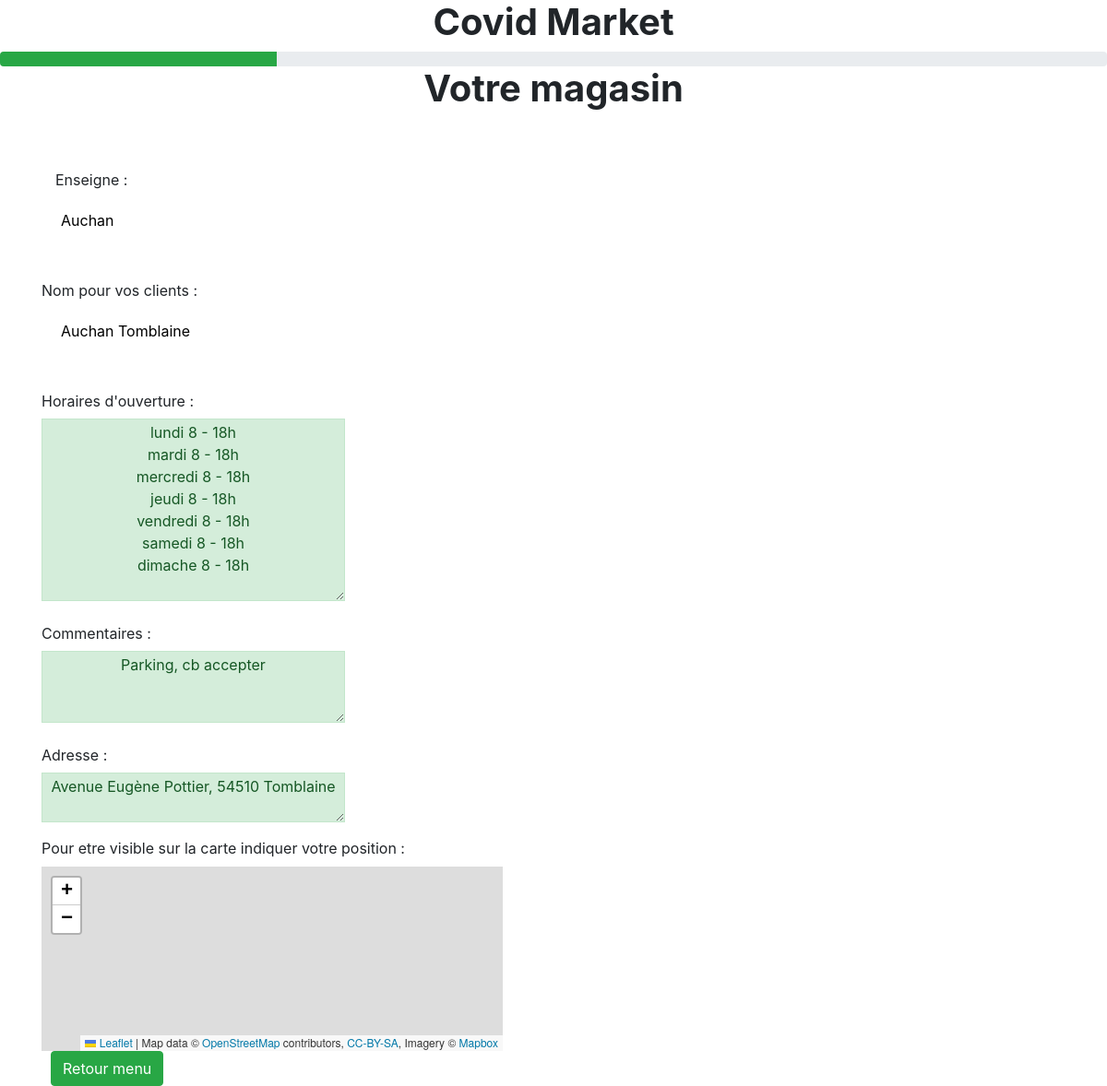
The page /dashboard/form-magasin.php (signed in) on the database as committed earlier.
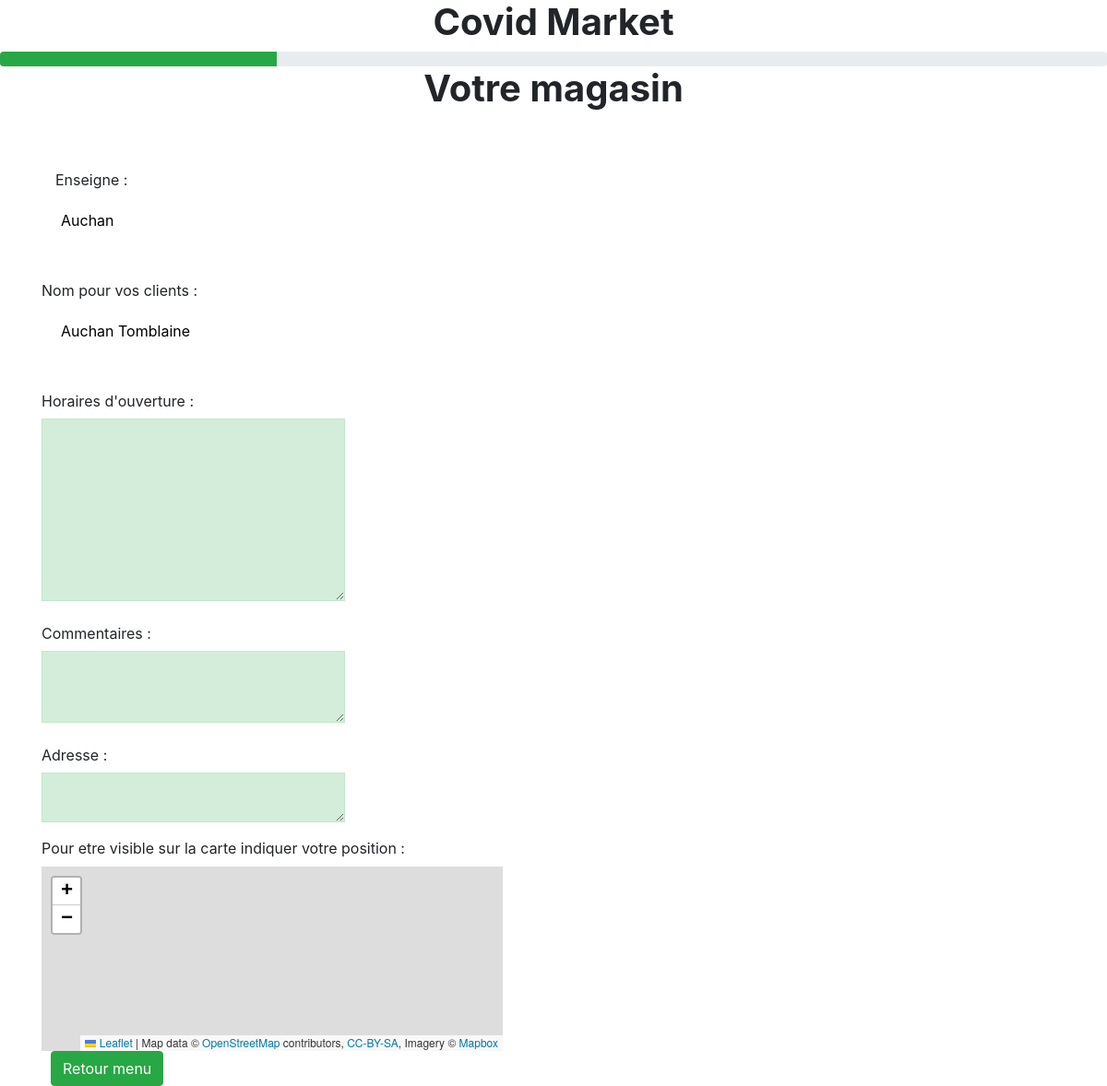
The same page on the database as committed later.
### tables this page shows
CREATE TABLE IF NOT EXISTS `magasin` (
  `id_magasin` int(11) NOT NULL AUTO_INCREMENT,
  `name` varchar(50) NOT NULL,
  `popup_content` varchar(50) DEFAULT NULL,
  `horaire` text,
  `commentaires` text,
  `adresse` varchar(60) DEFAULT NULL,
  `coordinates` varchar(50) DEFAULT NULL,
  `identifiant` varchar(50) NOT NULL,
  `password` varchar(50) NOT NULL,
  PRIMARY KEY (`id_magasin`)
);

### dashboard/form-magasin.php (the view, shortened to what this page needs)
<?php
require './header-dashboard.php';
require './pdo_connexion.php';
$reponse = $bdd->query('SELECT * FROM magasin WHERE id_magasin = \'' . $_SESSION['identifiant'] . '\'');
$magasin = $reponse->fetch(PDO::FETCH_ASSOC);
?>
<div class="container">
<h1 class="title" >Votre magasin</h1>
<div>
<br><br>
 <div>
  <div class="form-row row">
    <div class="col-sm-12  col-xs-12 col-12">
      <div class="form-group row">
        <label for="i1" class="col-xs-12 col-sm-12 col-12 col-form-label">Enseigne : </label>
        <div class="row">
        <div class="col-12">
        <input type="text" id="nom" value="<?php echo $magasin['name']; ?>" class="alert alert-successtext-center"
                        placeholder='Magasin' />
        </div>
      </div>
    </div>
    </div>
    </div>
    <div class="row">
    <div class="form-row">
     <div class="col-sm-12  col-12 col-xs-12">
      <div class="form-group row">
        <label for="i1" class="col-xs-12 col-sm-12  col-12 col-form-label"> Nom pour vos clients : </label>
        <div class="col-12">
        <input type="text" id="popup" value="<?php echo $magasin['popup_content']; ?>" class="alert alert-successtext-center"
                        placeholder='' /><label>
        </div>
      </div>
    </div>
    </div>
    </div>
    <div class="row">
    <div class="form-row">
     <div class="col-xs-12 col-sm-12 ">
      <div class="form-group row">
        <label for="i1" class="col-xs-12 col-sm-12 col-12 col-form-label ">Horaires d'ouverture : </label>
        <div class="col-12">
        <textarea id="horaire" name="textarea" rows="8" class="texty" cols="30" value=""><?php echo $magasin['horaire']; ?></textarea>
        </div>
      </div>
    </div>
    </div>
    </div>
    <div class="row">
  <div class="form-row">
     <div class="col-sm-12  col-12 col-xs-12">
      <div class="form-group row">
        <label for="i1" class="col-xs-12 col-sm-12  col-12 col-form-label ">Commentaires : </label>
        <div class="col-12">
        <textarea id="commentaires" name="textarea" rows="3" class="texty" cols="30"><?php echo $magasin['commentaires']; ?></textarea>
        </div>
      </div>
    </div>
  </div>
  </div>
  <div class="row">
  <div class="form-row">
     <div class="col-sm-12 col-xs-12">
      <div class="form-group row">
        <label for="i1" class="col-xs-12 col-sm-12 col-12 col-form-label ">Adresse : </label>
        <div class="col-12">
        <textarea id="adresse" name="textarea" rows="2" class="texty" cols="30"><?php echo $magasin['adresse']; ?></textarea>
        </div>
      </div>
    </div>
    </div>
    </div>
</div>
    <?php
    require 'map.php';
    ?>
     <a name="" id="form-row" class="btn btn-success" href="./dashboard.php" role="button">Retour menu</a>
  </div>

### dashboard/header-Dashboard.php (shortened to what this page needs)
<html lang="fr">
<head>
    <link rel="stylesheet" href="https://stackpath.bootstrapcdn.com/bootstrap/4.3.1/css/bootstrap.min.css"
>
    <link rel="stylesheet" href="./assets/css/style.css">
    <link rel="stylesheet" href="../assets/css/style.css">
</head>
<header>
    <h1 class="col-12 text-center">
        Covid Market
    </h1>
    <div class="progress">
        <div class="progress-bar bg-success" role="progressbar" style="width: 25%" aria-valuenow="25" aria-valuemin="0" aria-valuemax="100"></div>
    </div>
</header>

### dashboard/map.php (shortened to what this page needs)
<link rel="stylesheet" href="https://unpkg.com/leaflet@1.6.0/dist/leaflet.css"
/>
<label for="">Pour etre visible sur la carte indiquer votre position : </label>
   <div id="mapid" style="height: 200; width:500"></div>

### assets/css/style.css (style rules this page uses)
.texty { color: #155724; background-color: #d4edda; border-color: #c3e6cb; text-align: center; }
h1 { text-align: center; font-weight: bold; }
.form-row { margin-left: 10px; }
#form-row { margin-left: 10px; }
#mapid { height: 450px; }
.container { width: 100%; }

Rows that differ between the two databases and show on the page:
changed magasin "Auchan": textarea "lundi 8 - 18h mardi 8 - 18h mercredi 8 - 18h jeudi 8 - 18h vendredi 8 - 18h samedi 8 - 18h dimache 8 - 18h" → (not shown); textarea "Parking, cb accepter" → (not shown); textarea "Avenue Eugène Pottier, 54510 Tomblaine" → (not shown)
